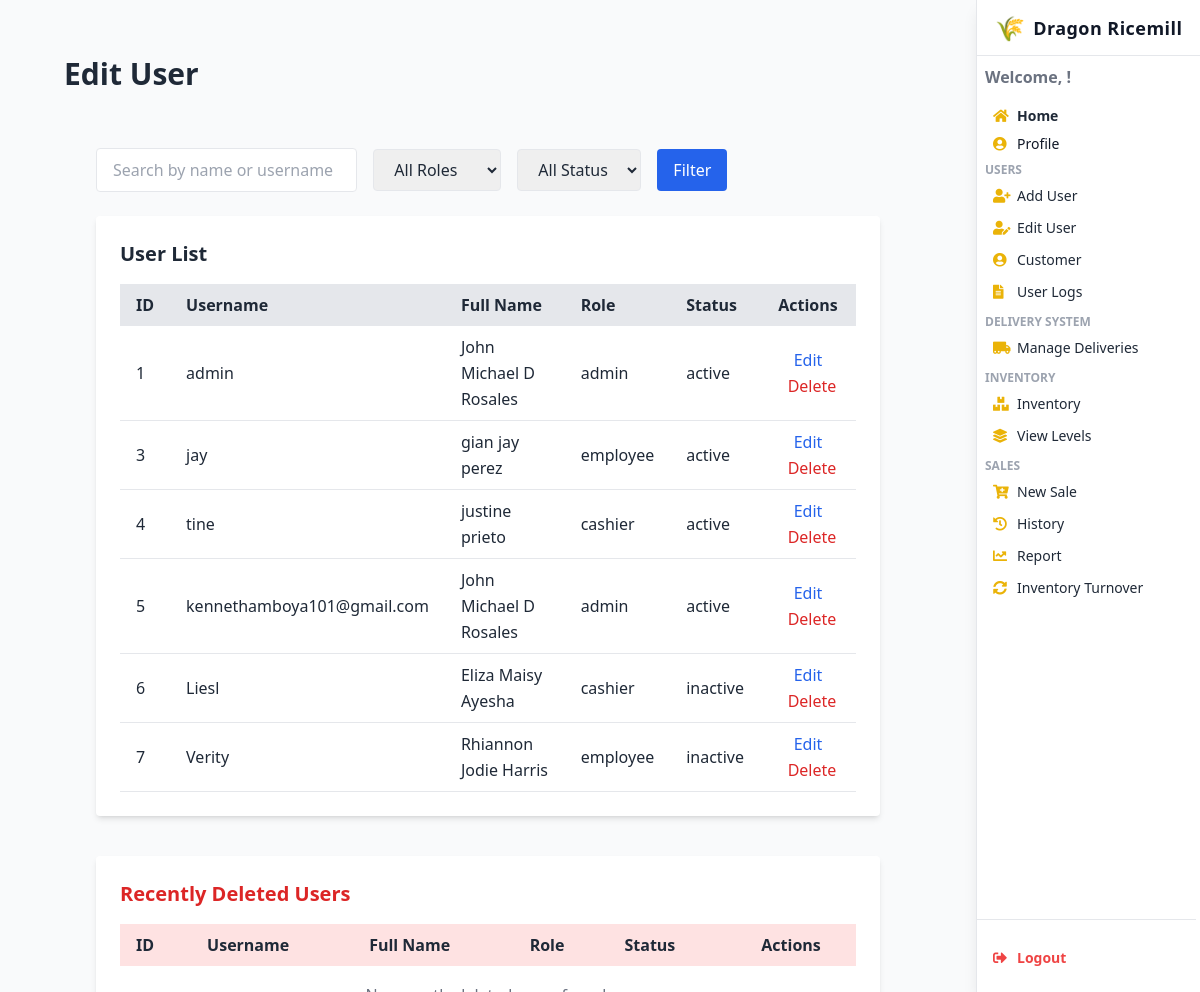
/edituser/, run on the app's committed database.
### webapp/models.py (models this page shows, shortened)
class Employee(models.Model):
    EmployeeID = models.AutoField(primary_key=True)
    FirstName = models.CharField(max_length=50)
    MiddleName = models.CharField(max_length=50, blank=True, null=True)
    LastName = models.CharField(max_length=50)
    Suffix = models.CharField(max_length=20, blank=True, null=True)
    Role = models.CharField(max_length=100)
    Username = models.CharField(max_length=50, unique=True)
    Password = models.CharField(max_length=50)
    Account_Status = models.CharField(max_length=20, default='inactive')
    class Meta:
        db_table = 'employee'

### webapp/views.py (the view, shortened to what this page needs)
# urls.py: path("edituser/", views.edituser, name="edituser"),
def edituser(request, EmployeeID=None):
    search_query = request.GET.get('search', '')
    if search_query:
        all_users = Employee.objects.filter(
            (Q(FirstName__icontains=search_query) | Q(LastName__icontains=search_query) | Q(Username__icontains=search_query)) &
            ~Q(Account_Status='deleted')
        )
    else:
        all_users = Employee.objects.exclude(Account_Status='deleted')
    deleted_users = Employee.objects.filter(Account_Status='deleted')
    selected_user = None
    success_message = None
    context = {
        'users': all_users,
        'deleted_users': deleted_users,
        'selected_user': selected_user,
        'success_message': success_message,
    }
    return render(request, "edituser.html", context)

### webapp/templates/edituser.html (shortened to what this page needs)
{% load humanize %}
<!DOCTYPE html>
<html lang="en">
<head>
  <script src="https://cdn.tailwindcss.com"></script>
  <link href="https://cdnjs.cloudflare.com/ajax/libs/font-awesome/5.15.3/css/all.min.css" rel="stylesheet" />
</head>
<body class="bg-gray-100 text-gray-800 min-h-screen font-sans leading-relaxed overflow-x-hidden">
<header class="fixed top-0 right-0 h-screen w-56 bg-white shadow-lg flex flex-col z-50 border-l border-gray-200">
  <div class="h-14 flex items-center justify-center border-b border-gray-200">
    <a href="#" class="flex items-center space-x-2 select-none text-gray-900 font-bold text-lg tracking-wide">
      <span class="text-yellow-500 text-2xl">🌾</span>
      <span>Dragon Ricemill</span>
    </a>
  </div>
  <nav class="flex-1 flex flex-col py-1 pr-1 overflow-y-auto scrollbar-hide">
    <div class="px-2 py-1">
      <span class="block text-1 text-gray-500 font-semibold mb-3">Welcome, {{ request.session.user_name }}!</span>
      <a href="{% url 'dashboard' %}" class="flex items-center space-x-2 px-2 py-1 rounded text-sm hover:bg-yellow-50 font-semibold hover:text-yellow-600 transition">
        <i class="fas fa-home w-4 text-yellow-500"></i><span>Home</span>
      </a>
      <a href="{% url 'profile' %}" class="flex items-center space-x-2 px-2 py-1 rounded text-sm hover:bg-yellow-50 hover:text-yellow-600 transition text-gray-900">
        <i class="fas fa-user-circle w-4 text-yellow-500"></i><span>Profile</span>
      </a>
    </div>
    <div class="mb-2 px-2">
      <p class="uppercase text-xs font-semibold text-gray-400 mb-1">Users</p>
      <a href="{% url 'add_user' %}" class="flex items-center space-x-2 px-2 py-1 rounded text-sm hover:bg-yellow-50 hover:text-yellow-600 transition">
        <i class="fas fa-user-plus w-4 text-yellow-500"></i><span>Add User</span>
      </a>
      <a href="{% url 'edituser' %}" class="flex items-center space-x-2 px-2 py-1 rounded text-sm hover:bg-yellow-50 hover:text-yellow-600 transition mt-1">
        <i class="fas fa-user-edit w-4 text-yellow-500"></i><span>Edit User</span>
      </a>
      <a href="{% url 'user_account' %}" class="flex items-center space-x-2 px-2 py-1 rounded text-sm hover:bg-yellow-50 hover:text-yellow-600 transition mt-1">
        <i class="fas fa-user-circle w-4 text-yellow-500"></i><span>Customer</span>
      </a>
      <a href="{% url 'logs' %}" class="flex items-center space-x-2 px-2 py-1 rounded text-sm hover:bg-yellow-50 hover:text-yellow-600 transition mt-1">
        <i class="fas fa-file-alt w-4 text-yellow-500"></i><span>User Logs</span>
      </a>
    </div>
    <div class="mb-2 px-2">
      <p class="uppercase text-xs font-semibold text-gray-400 mb-1">Delivery System</p>
      <a href="{% url 'delivery-management' %}" class="flex items-center space-x-2 px-2 py-1 rounded text-sm hover:bg-yellow-50 hover:text-yellow-600 transition mt-1">
        <i class="fas fa-truck-moving w-4 text-yellow-500"></i><span>Manage Deliveries</span>
      </a>
    </div>
    <div class="mb-2 px-2">
      <p class="uppercase text-xs font-semibold text-gray-400 mb-1">Inventory</p>
      <a href="{% url 'addstock' %}" class="flex items-center space-x-2 px-2 py-1 rounded text-sm hover:bg-yellow-50 hover:text-yellow-600 transition">
        <i class="fas fa-boxes w-4 text-yellow-500"></i><span>Inventory</span>
      </a>
      <a href="{% url 'viewstocklevel' %}" class="flex items-center space-x-2 px-2 py-1 rounded text-sm hover:bg-yellow-50 hover:text-yellow-600 transition mt-1">
        <i class="fas fa-layer-group w-4 text-yellow-500"></i><span>View Levels</span>
      </a>
    </div>
    <div class="mb-2 px-2">
      <p class="uppercase text-xs font-semibold text-gray-400 mb-1">Sales</p>
      <a href="{% url 'new_sale' %}" class="flex items-center space-x-2 px-2 py-1 rounded text-sm hover:bg-yellow-50 hover:text-yellow-600 transition">
        <i class="fas fa-cart-plus w-4 text-yellow-500"></i><span>New Sale</span>
      </a>
      <a href="{% url 'view_sales_history' %}" class="flex items-center space-x-2 px-2 py-1 rounded text-sm hover:bg-yellow-50 hover:text-yellow-600 transition mt-1">
        <i class="fas fa-history w-4 text-yellow-500"></i><span>History</span>
      </a>
      <a href="{% url 'view_sales_report' %}" class="flex items-center space-x-2 px-2 py-1 rounded text-sm hover:bg-yellow-50 hover:text-yellow-600 transition mt-1">
        <i class="fas fa-chart-line w-4 text-yellow-500"></i><span>Report</span>
      </a>
      <a href="{% url 'inventory_turnover' %}" class="flex items-center space-x-2 px-2 py-1 rounded text-sm hover:bg-yellow-50 hover:text-yellow-600 transition mt-1">
        <i class="fas fa-sync-alt w-4 text-yellow-500"></i><span>Inventory Turnover</span>
      </a>
    </div>
    <div class="border-t border-gray-200 mt-auto px-2 py-4">
      <a href="{% url 'logout' %}" onclick="return confirm('Logout?');" class="flex items-center space-x-2 px-2 py-1 rounded text-sm hover:bg-red-100 hover:text-red-600 transition font-semibold text-red-500 mt-2">
        <i class="fas fa-sign-out-alt w-4"></i><span>Logout</span>
      </a>
    </div>
  </nav>
</header>
<div class="mr-56 min-h-screen bg-gray-50">
  <main class="max-w-screen-xl mx-auto px-4 py-6 sm:px-6 lg:px-8">
 <div class="flex h-screen overflow-hidden bg-gray-50">
    <main class="flex-1 p-8 overflow-auto">
        <h1 class="text-3xl font-bold text-gray-800 mb-6">Edit User</h1>
<main class="flex-1 p-8 max-w-7xl mx-auto">
    <form method="GET" class="mb-6 flex flex-wrap gap-4 items-center">
        <input
            id="search-input"
            type="text"
            name="search"
            value="{{ request.GET.search }}"
            placeholder="Search by name or username"
            class="border px-4 py-2 rounded w-full sm:w-1/3"
        />
        <select id="role-filter" name="role" class="border px-4 py-2 rounded">
            <option value="">All Roles</option>
        </select>
        <select id="status-filter" name="status" class="border px-4 py-2 rounded">
            <option value="">All Status</option>
        </select>
        <button type="submit" class="bg-blue-600 text-white px-4 py-2 rounded hover:bg-blue-700">Filter</button>
    </form>
    <div class="bg-white p-6 rounded shadow-md">
        <h3 class="text-xl font-bold mb-4">User List</h3>
        <table class="min-w-full table-auto border-collapse">
            <thead>
                <tr class="bg-gray-200 text-left">
                    <th class="px-4 py-2">ID</th>
                    <th class="px-4 py-2">Username</th>
                    <th class="px-4 py-2">Full Name</th>
                    <th class="px-4 py-2">Role</th>
                    <th class="px-4 py-2">Status</th>
                    <th class="px-4 py-2 text-center">Actions</th>
                </tr>
            </thead>
            <tbody>
                {% for user in users %}
                <tr class="user-row border-b" data-role="{{ user.Role|lower }}" data-status="{{ user.Account_Status|lower }}">
                    <td class="px-4 py-2">{{ user.EmployeeID }}</td>
                    <td class="px-4 py-2">{{ user.Username }}</td>
                    <td class="px-4 py-2">{{ user.FirstName }}{% if user.MiddleName %} {{ user.MiddleName }}{% endif %} {{ user.LastName }}{% if user.Suffix %}, {{ user.Suffix }}{% endif %}</td>
                    <td class="px-4 py-2">{{ user.Role }}</td>
                    <td class="px-4 py-2">{{ user.Account_Status }}</td>
                    <td class="px-4 py-2 text-center space-x-2">
                        <a href="{% url 'edituser' user.EmployeeID %}" class="text-blue-600 hover:underline">Edit</a>
                        <form method="POST" action="{% url 'delete_user' user.EmployeeID %}" class="inline">
                            <button type="submit" class="text-red-600 hover:underline" onclick="return confirm('Are you sure you want to delete this user?');">
                                Delete
                            </button>
                        </form>
                    </td>
                </tr>
                {% empty %}
                <tr>
                    <td colspan="6" class="text-center py-4 text-gray-500">No users found.</td>
                </tr>
                {% endfor %}
            </tbody>
        </table>
    </div>
<div class="bg-white p-6 rounded shadow-md mt-10">
    <h3 class="text-xl font-bold mb-4 text-red-600">Recently Deleted Users</h3>
    <table class="min-w-full table-auto border-collapse">
        <thead>
            <tr class="bg-red-100 text-left">
                <th class="px-4 py-2">ID</th>
                <th class="px-4 py-2">Username</th>
                <th class="px-4 py-2">Full Name</th>
                <th class="px-4 py-2">Role</th>
                <th class="px-4 py-2">Status</th>
                <th class="px-4 py-2 text-center">Actions</th>
            </tr>
        </thead>
        <tbody>
            {% for user in deleted_users %}
            <tr class="border-b">
                <td class="px-4 py-2">{{ user.EmployeeID }}</td>
                <td class="px-4 py-2">{{ user.Username }}</td>
                <td class="px-4 py-2">{{ user.FirstName }}{% if user.MiddleName %} {{ user.MiddleName }}{% endif %} {{ user.LastName }}{% if user.Suffix %}, {{ user.Suffix }}{% endif %}</td>
                <td class="px-4 py-2">{{ user.Role }}</td>
                <td class="px-4 py-2">{{ user.Account_Status }}</td>
                <td class="px-4 py-2 text-center space-x-4">
                    <form method="POST" action="{% url 'restore_user' user.EmployeeID %}" class="inline">
                        {% csrf_token %}
                        <button type="submit" class="text-green-600 hover:underline" onclick="return confirm('Are you sure you want to restore this user?');">
                            Restore
                        </button>
                    </form>
                    <form method="POST" action="{% url 'permanent_delete_user' user.EmployeeID %}" class="inline">
                        {% csrf_token %}
                        <button type="submit" class="text-red-600 hover:underline" onclick="return confirm('Are you sure you want to permanently delete this user? This action cannot be undone.');">
                            Delete
                        </button>
                    </form>
                </td>
            </tr>
            {% empty %}
            <tr>
                <td colspan="6" class="text-center py-4 text-gray-500">No recently deleted users found.</td>
            </tr>
            {% endfor %}
        </tbody>
    </table>
</div>
</main>
</body>
</html>

### webapp/templates/edituser.html (style rules this page uses)
html { scroll-behavior: smooth; }
.scrollbar-hide { -ms-overflow-style: none; scrollbar-width: none; }

### data on the page
Employee: EmployeeID "1", Username "admin", FirstName "John", MiddleName "Michael D", LastName "Rosales", Role "admin", Account_Status "active"
Employee: EmployeeID "3", Username "jay", FirstName "gian", MiddleName "jay", LastName "perez", Role "employee", Account_Status "active"
Employee: EmployeeID "4", Username "tine", FirstName "justine", LastName "prieto", Role "cashier", Account_Status "active"
Employee: EmployeeID "5", Username "kennethamboya101@gmail.com", FirstName "John", MiddleName "Michael D", LastName "Rosales", Role "admin", Account_Status "active"
Employee: EmployeeID "6", Username "Liesl", FirstName "Eliza", MiddleName "Maisy", LastName "Ayesha", Role "cashier", Account_Status "inactive"
Employee: EmployeeID "7", Username "Verity", FirstName "Rhiannon", MiddleName "Jodie", LastName "Harris", Role "employee", Account_Status "inactive"
